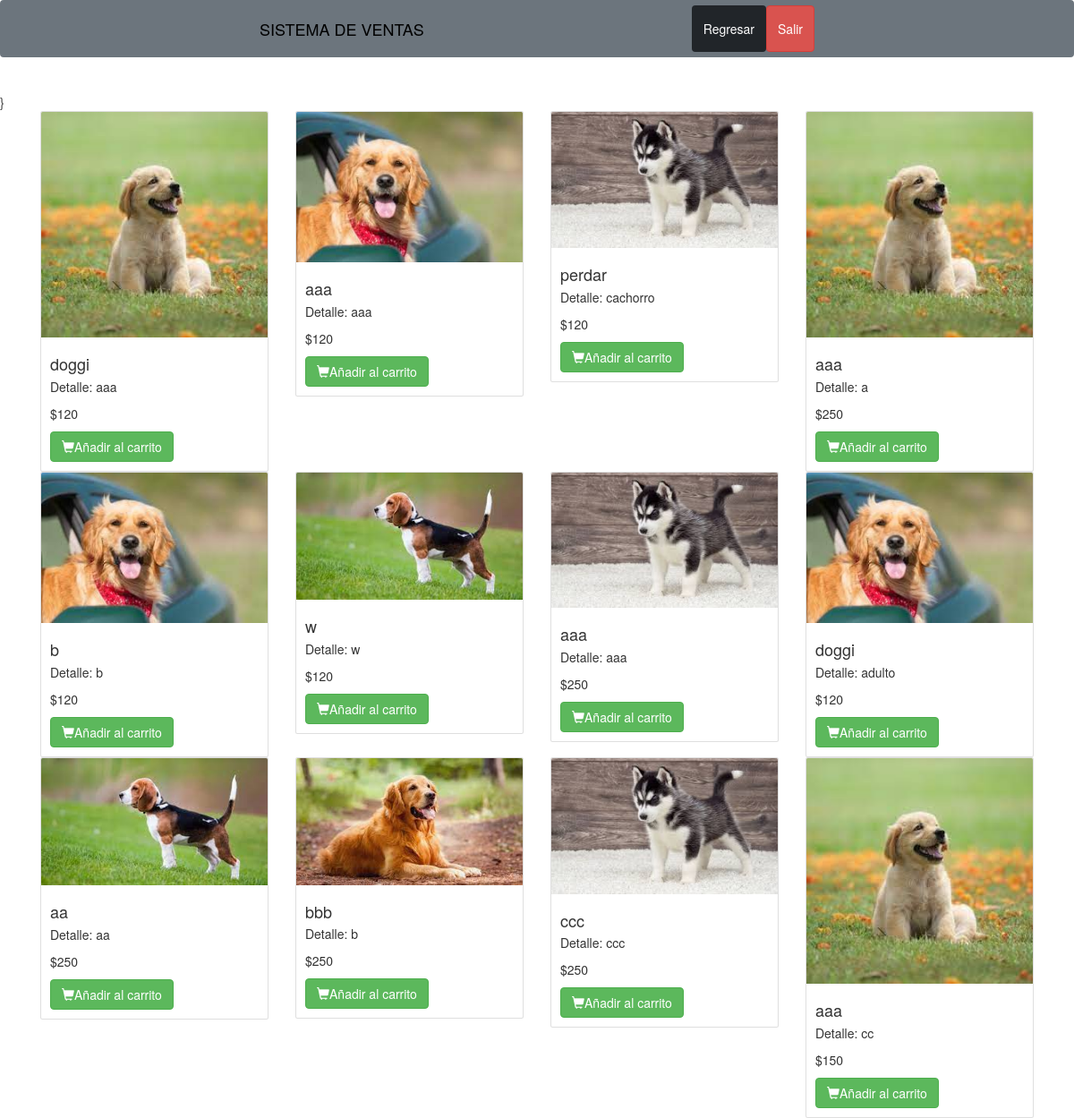
The page / on the database its author committed.
### tables this page shows
CREATE TABLE `productos` (
  `id` int(11) NOT NULL,
  `nombre` varchar(100) NOT NULL,
  `marca` varchar(100) NOT NULL,
  `detalle` varchar(100) NOT NULL,
  `precio` double DEFAULT NULL,
  `stock` int(11) DEFAULT NULL,
  `foto` varchar(200) DEFAULT NULL
);

### index.php (the view, shortened to what this page needs)
<?php
include("encabezado/Enca.php");
include("Admin/BDD/Conexion.php");
$sql= "select * from productos where Stock > 3;";
$result = $conn->query($sql);
?>
<head>
    <link rel="stylesheet" href="https://maxcdn.bootstrapcdn.com/bootstrap/3.4.0/css/bootstrap.min.css"  />
}
</head>
<div class="container">
<div class="row">
    <?php while($row =$result->fetch_assoc()){?>
        <div class="col-md-3">
        <div class="card text-black">
        <img class="card-img-top" src="img/Productos/<?php echo $row['foto']?>" alt="">
        <div class="card-body">
                <h4 class="card-title"> <?php echo $row['nombre']?></h4>
                <p class="card-text"> Detalle: <?php echo $row['detalle']?></p>
                <p class="card-text"> $<?php echo $row['precio']?></p>
               <form action="CarritoLogica.php" method="POST">
                <button type="submit" class="btn btn-success" name="Operacion" value="Add">
                    <span class="glyphicon  glyphicon-shopping-cart"></span>Añadir al carrito</button>
            </form>
        </div>
        </div>
</div>
<?php
    }
?>
</div>
</div>

### encabezado/Enca.php (shortened to what this page needs)
<!DOCTYPE html>
<html lang="en">
<head>
    <link rel="stylesheet" href="css/bootstrap.min.css" type="text/css" />
</head>
<body style="background: url(https://img.freepik.com/vector-gratis/fondo-tecnologia-digital-futuro-moderno_98986-85.jpg?w=2000)no-repeat;background-size:cover">
    <nav class="navbar navbar-expand-lg navbar-light bg-secondary">
        <div class="container-fluid">
            <a class="navbar-brand" href="index.php" style="color:black;" style="background-color:blue ;">SISTEMA DE VENTAS</a>
            <ul class="navbar-nav"></a>
                <ul class="navbar-nav">
                    <li class="nav-item">
                        <a class="btn btn-dark" href="login.php">Regresar</a>
                    </li>
                    <li class="nav-item">
                        <a class="btn btn-danger" href="login.php">Salir</a>
                    </li>
                </ul>
        </div>
    </nav>
    <br>

### rows shown on the page
productos: foto (picture), nombre "doggi", detalle "aaa", precio "120"
productos: foto (picture), nombre "aaa", detalle "aaa", precio "120"
productos: foto (picture), nombre "perdar", detalle "cachorro", precio "120"
productos: foto (picture), nombre "aaa", detalle "a", precio "250"
productos: foto (picture), nombre "b", detalle "b", precio "120"
productos: foto (picture), nombre "w", detalle "w", precio "120"
productos: foto (picture), nombre "aaa", detalle "aaa", precio "250"
productos: foto (picture), nombre "doggi", detalle "adulto", precio "120"
productos: foto (picture), nombre "aa", detalle "aa", precio "250"
productos: foto (picture), nombre "bbb", detalle "b", precio "250"
productos: foto (picture), nombre "ccc", detalle "ccc", precio "250"
productos: foto (picture), nombre "aaa", detalle "cc", precio "150"
